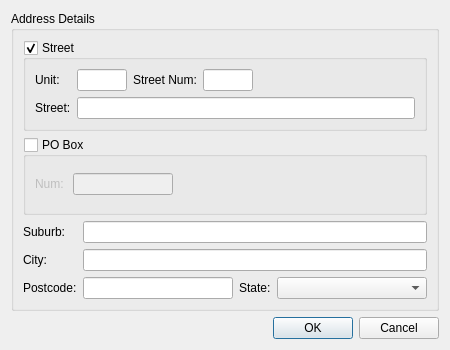
<?xml version="1.0" encoding="UTF-8"?>
<ui version="4.0">
 <class>AddAddressDialog</class>
 <widget class="QDialog" name="AddAddressDialog">
  <property name="geometry">
   <rect>
    <x>0</x>
    <y>0</y>
    <width>450</width>
    <height>350</height>
   </rect>
  </property>
  <property name="sizePolicy">
   <sizepolicy hsizetype="Fixed" vsizetype="Fixed">
    <horstretch>0</horstretch>
    <verstretch>0</verstretch>
   </sizepolicy>
  </property>
  <property name="minimumSize">
   <size>
    <width>450</width>
    <height>350</height>
   </size>
  </property>
  <property name="maximumSize">
   <size>
    <width>450</width>
    <height>350</height>
   </size>
  </property>
  <property name="windowTitle">
   <string>Dialog</string>
  </property>
  <layout class="QVBoxLayout" name="verticalLayout">
   <item>
    <widget class="QGroupBox" name="addressGroup">
     <property name="title">
      <string>Address Details</string>
     </property>
     <layout class="QGridLayout" name="gridLayout_3">
      <item row="0" column="0" colspan="4">
       <widget class="QGroupBox" name="streetGroup">
        <property name="title">
         <string>Street</string>
        </property>
        <property name="checkable">
         <bool>true</bool>
        </property>
        <layout class="QGridLayout" name="gridLayout">
         <item row="0" column="0">
          <widget class="QLabel" name="unitLabel">
           <property name="text">
            <string>Unit:</string>
           </property>
          </widget>
         </item>
         <item row="0" column="1">
          <widget class="QLineEdit" name="unitEdit">
           <property name="sizePolicy">
            <sizepolicy hsizetype="Fixed" vsizetype="Fixed">
             <horstretch>0</horstretch>
             <verstretch>0</verstretch>
            </sizepolicy>
           </property>
           <property name="maximumSize">
            <size>
             <width>50</width>
             <height>16777215</height>
            </size>
           </property>
           <property name="text">
            <string/>
           </property>
          </widget>
         </item>
         <item row="0" column="2">
          <widget class="QLabel" name="streetNumLabel">
           <property name="text">
            <string>Street Num:</string>
           </property>
          </widget>
         </item>
         <item row="0" column="3">
          <widget class="QLineEdit" name="streetNumEdit">
           <property name="sizePolicy">
            <sizepolicy hsizetype="Fixed" vsizetype="Fixed">
             <horstretch>0</horstretch>
             <verstretch>0</verstretch>
            </sizepolicy>
           </property>
           <property name="maximumSize">
            <size>
             <width>50</width>
             <height>16777215</height>
            </size>
           </property>
          </widget>
         </item>
         <item row="0" column="4">
          <spacer name="horizontalSpacer_2">
           <property name="orientation">
            <enum>Qt::Horizontal</enum>
           </property>
           <property name="sizeHint" stdset="0">
            <size>
             <width>118</width>
             <height>20</height>
            </size>
           </property>
          </spacer>
         </item>
         <item row="1" column="0">
          <widget class="QLabel" name="streetLabel">
           <property name="text">
            <string>Street:</string>
           </property>
          </widget>
         </item>
         <item row="1" column="1" colspan="4">
          <widget class="QLineEdit" name="streetEdit"/>
         </item>
        </layout>
       </widget>
      </item>
      <item row="1" column="0" colspan="4">
       <widget class="QGroupBox" name="poBoxGroup">
        <property name="title">
         <string>PO Box</string>
        </property>
        <property name="checkable">
         <bool>true</bool>
        </property>
        <property name="checked">
         <bool>false</bool>
        </property>
        <layout class="QGridLayout" name="gridLayout_2">
         <item row="0" column="0">
          <widget class="QLabel" name="poBoxNumLabel">
           <property name="text">
            <string>Num: </string>
           </property>
          </widget>
         </item>
         <item row="0" column="1">
          <widget class="QLineEdit" name="poBoxNumEdit">
           <property name="sizePolicy">
            <sizepolicy hsizetype="Fixed" vsizetype="Fixed">
             <horstretch>0</horstretch>
             <verstretch>0</verstretch>
            </sizepolicy>
           </property>
           <property name="maximumSize">
            <size>
             <width>100</width>
             <height>16777215</height>
            </size>
           </property>
          </widget>
         </item>
         <item row="0" column="2">
          <spacer name="horizontalSpacer_3">
           <property name="orientation">
            <enum>Qt::Horizontal</enum>
           </property>
           <property name="sizeHint" stdset="0">
            <size>
             <width>212</width>
             <height>20</height>
            </size>
           </property>
          </spacer>
         </item>
        </layout>
       </widget>
      </item>
      <item row="2" column="0">
       <widget class="QLabel" name="suburbLabel">
        <property name="sizePolicy">
         <sizepolicy hsizetype="Minimum" vsizetype="Preferred">
          <horstretch>0</horstretch>
          <verstretch>0</verstretch>
         </sizepolicy>
        </property>
        <property name="text">
         <string>Suburb:</string>
        </property>
       </widget>
      </item>
      <item row="3" column="0">
       <widget class="QLabel" name="cityLabel">
        <property name="sizePolicy">
         <sizepolicy hsizetype="Minimum" vsizetype="Preferred">
          <horstretch>0</horstretch>
          <verstretch>0</verstretch>
         </sizepolicy>
        </property>
        <property name="text">
         <string>City:</string>
        </property>
       </widget>
      </item>
      <item row="3" column="1" colspan="3">
       <widget class="QLineEdit" name="cityEdit">
        <property name="sizePolicy">
         <sizepolicy hsizetype="MinimumExpanding" vsizetype="Fixed">
          <horstretch>0</horstretch>
          <verstretch>0</verstretch>
         </sizepolicy>
        </property>
       </widget>
      </item>
      <item row="4" column="0">
       <widget class="QLabel" name="postcodeLabel">
        <property name="sizePolicy">
         <sizepolicy hsizetype="Minimum" vsizetype="Preferred">
          <horstretch>0</horstretch>
          <verstretch>0</verstretch>
         </sizepolicy>
        </property>
        <property name="text">
         <string>Postcode:</string>
        </property>
       </widget>
      </item>
      <item row="4" column="2">
       <widget class="QLabel" name="stateLabel">
        <property name="text">
         <string>State:</string>
        </property>
       </widget>
      </item>
      <item row="4" column="3">
       <widget class="QComboBox" name="stateCombo">
        <property name="sizePolicy">
         <sizepolicy hsizetype="MinimumExpanding" vsizetype="Fixed">
          <horstretch>0</horstretch>
          <verstretch>0</verstretch>
         </sizepolicy>
        </property>
        <property name="editable">
         <bool>false</bool>
        </property>
       </widget>
      </item>
      <item row="4" column="1">
       <widget class="QLineEdit" name="postcodeEdit"/>
      </item>
      <item row="2" column="1" colspan="3">
       <widget class="QLineEdit" name="suburbEdit"/>
      </item>
     </layout>
    </widget>
   </item>
   <item>
    <widget class="QDialogButtonBox" name="buttonBox">
     <property name="orientation">
      <enum>Qt::Horizontal</enum>
     </property>
     <property name="standardButtons">
      <set>QDialogButtonBox::Cancel|QDialogButtonBox::Ok</set>
     </property>
    </widget>
   </item>
  </layout>
 </widget>
 <tabstops>
  <tabstop>streetGroup</tabstop>
  <tabstop>unitEdit</tabstop>
  <tabstop>streetNumEdit</tabstop>
  <tabstop>streetEdit</tabstop>
  <tabstop>poBoxGroup</tabstop>
  <tabstop>poBoxNumEdit</tabstop>
  <tabstop>suburbEdit</tabstop>
  <tabstop>cityEdit</tabstop>
  <tabstop>postcodeEdit</tabstop>
  <tabstop>stateCombo</tabstop>
  <tabstop>buttonBox</tabstop>
 </tabstops>
 <resources/>
 <connections>
  <connection>
   <sender>buttonBox</sender>
   <signal>accepted()</signal>
   <receiver>AddAddressDialog</receiver>
   <slot>accept()</slot>
   <hints>
    <hint type="sourcelabel">
     <x>248</x>
     <y>254</y>
    </hint>
    <hint type="destinationlabel">
     <x>157</x>
     <y>274</y>
    </hint>
   </hints>
  </connection>
  <connection>
   <sender>buttonBox</sender>
   <signal>rejected()</signal>
   <receiver>AddAddressDialog</receiver>
   <slot>reject()</slot>
   <hints>
    <hint type="sourcelabel">
     <x>316</x>
     <y>260</y>
    </hint>
    <hint type="destinationlabel">
     <x>286</x>
     <y>274</y>
    </hint>
   </hints>
  </connection>
 </connections>
</ui>
